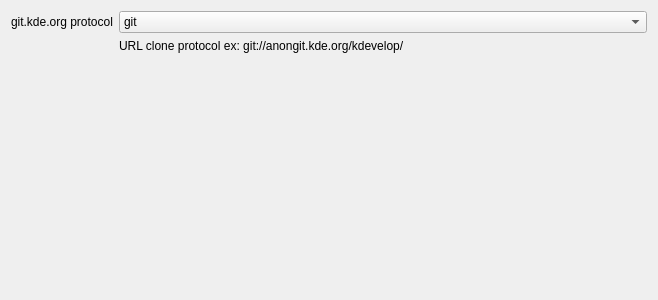
<?xml version="1.0" encoding="UTF-8"?>
<ui version="4.0">
 <class>KDEConfig</class>
 <widget class="QWidget" name="KDEConfig">
  <property name="geometry">
   <rect>
    <x>0</x>
    <y>0</y>
    <width>658</width>
    <height>300</height>
   </rect>
  </property>
  <layout class="QFormLayout" name="formLayout">
   <property name="fieldGrowthPolicy">
    <enum>QFormLayout::AllNonFixedFieldsGrow</enum>
   </property>
   <item row="0" column="0">
    <widget class="QLabel" name="label">
     <property name="text">
      <string>git.kde.org protocol</string>
     </property>
    </widget>
   </item>
   <item row="0" column="1">
    <widget class="QComboBox" name="kcfg_gitProtocol">
     <item>
      <property name="text">
       <string>git</string>
      </property>
     </item>
     <item>
      <property name="text">
       <string>http</string>
      </property>
     </item>
     <item>
      <property name="text">
       <string>ssh</string>
      </property>
     </item>
    </widget>
   </item>
   <item row="1" column="1">
    <widget class="QLabel" name="label_2">
     <property name="text">
      <string>URL clone protocol ex: git://anongit.kde.org/kdevelop/</string>
     </property>
    </widget>
   </item>
  </layout>
 </widget>
 <resources/>
 <connections/>
</ui>
